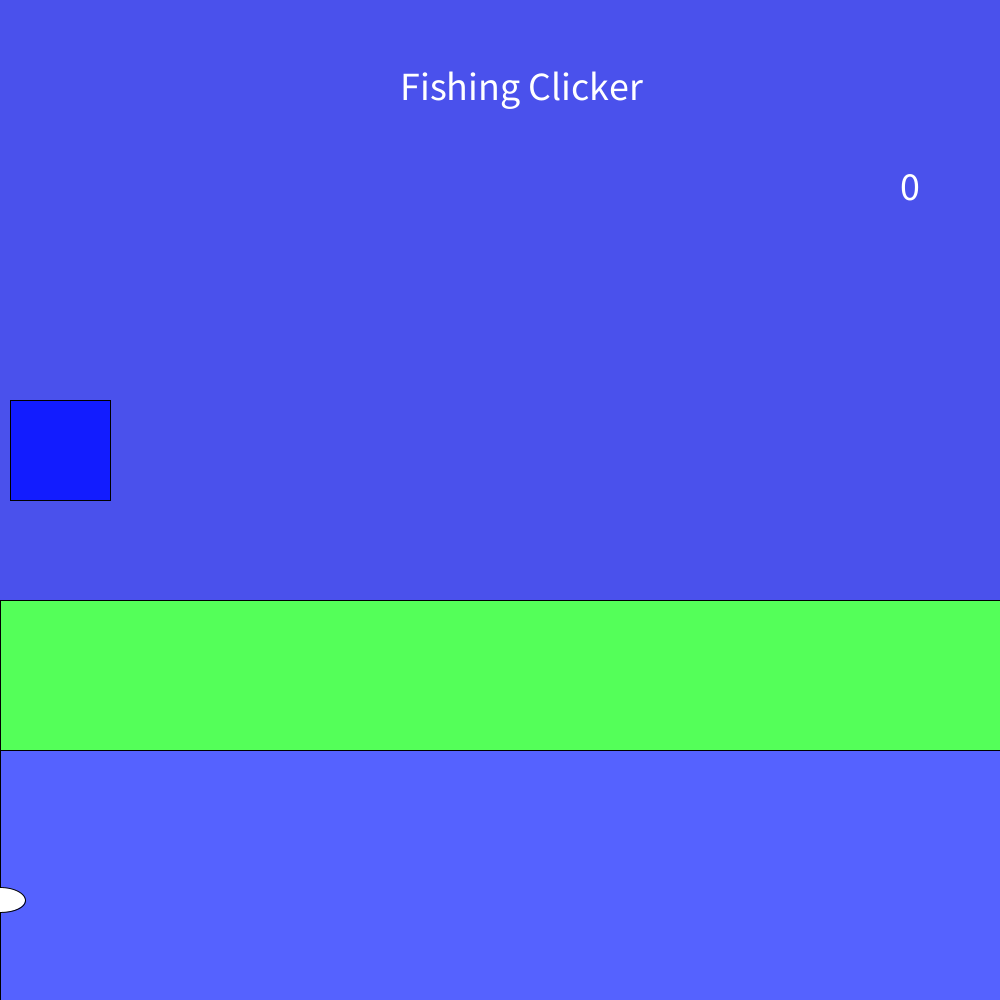
Frame 1 (no input)
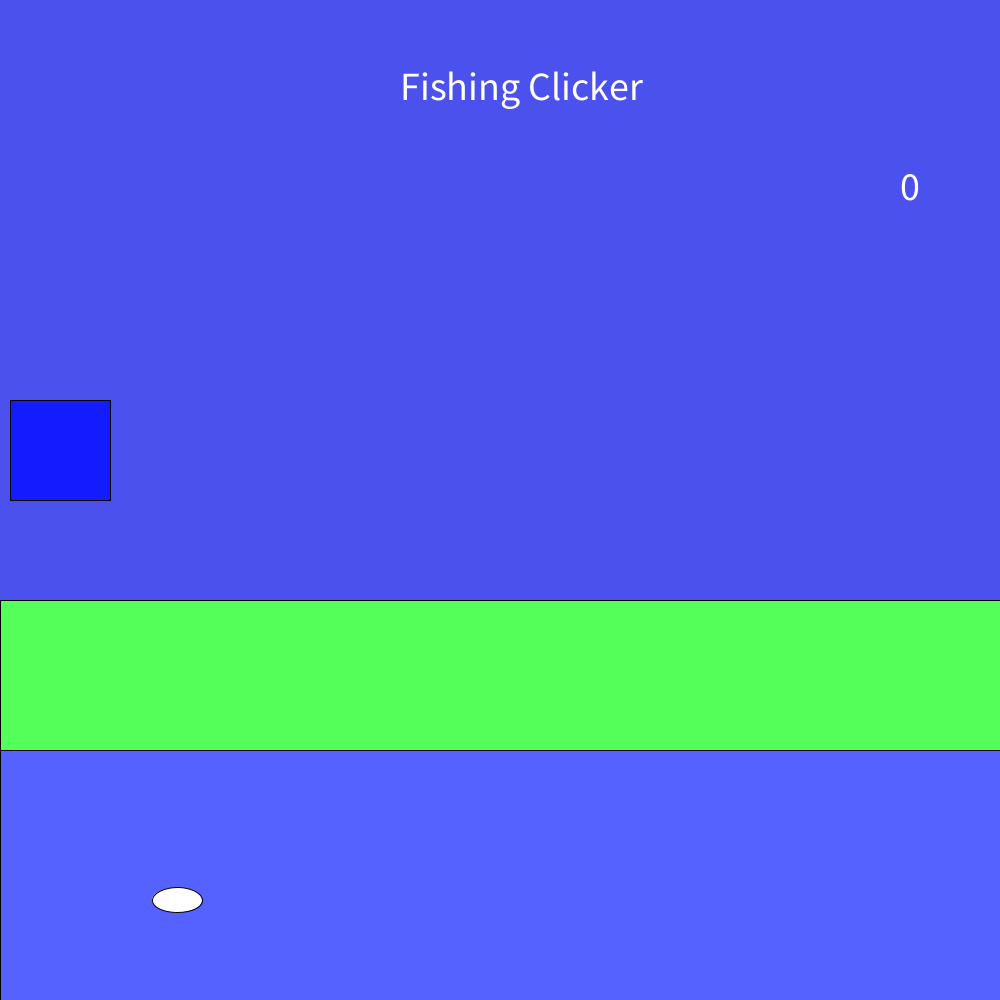
Frame 60 (the mouse pressed at the canvas centre just before this capture)
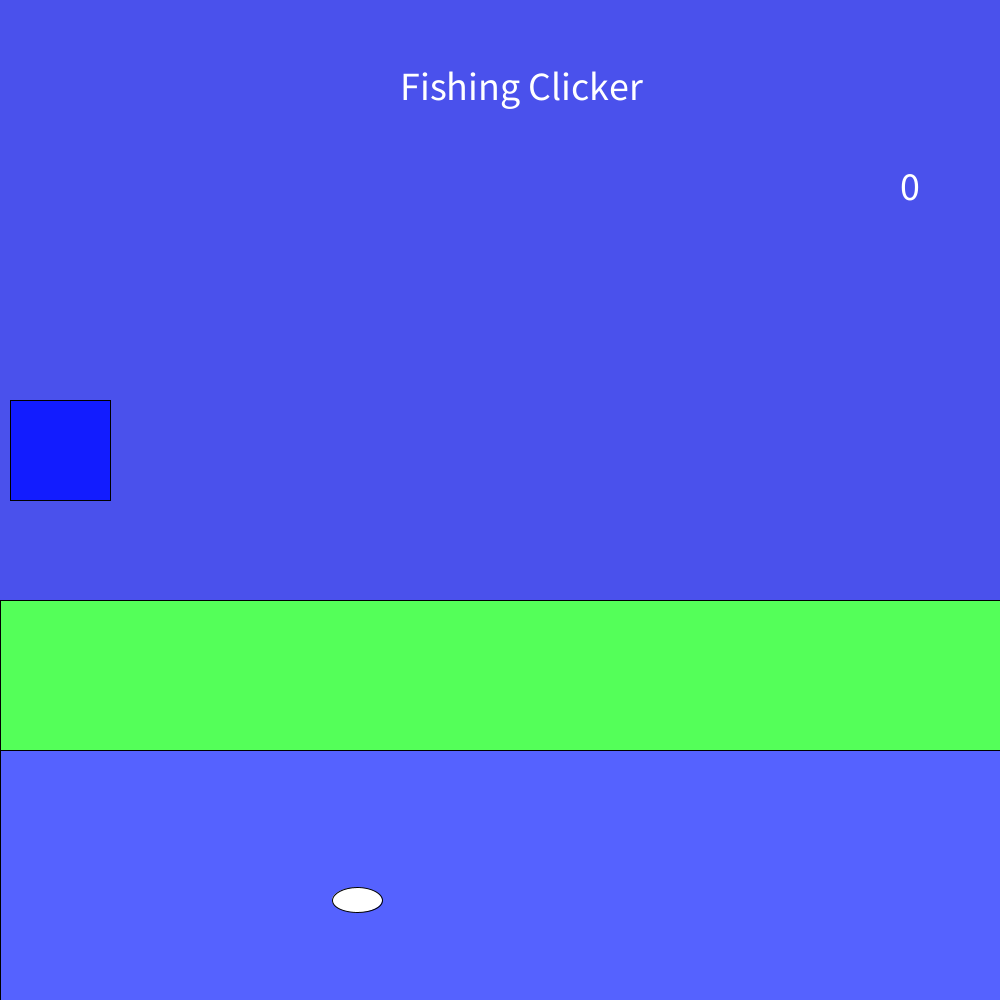
Frame 120 (the mouse held since frame 60 and released just before this capture)

The Processing sketch that drew these frames (run headless with seeded random() and noise(); from frame 60 on, the mouse is pressed at the canvas centre):

// Processing sketch: fish_clicker
// ── fish_clicker.pde
void setup()
{
  background(74, 81, 236);
  size(1000, 1000);
}
int timer=0;
int fish=0;
int fishX=0;
int fishY=900;
int move=0;
void draw()
{
  background(74, 81, 236);
  fill(84, 255, 89);

  rect(0, 600, 1000, 750);

  fill(85, 98, 255);

  rect(0, 750, 1000, 1000);

  fill(255, 255, 255);

  ellipse(fishX, fishY, 50, 25); 
  textSize(40);
  text("Fishing Clicker", 400, 100);
  text(fish, 900, 200);
  fill(18,28,255);
  rect(10,400,100,100);
  fishX=fishX+3;
  if (fishX>1000)
  {
    fishX=-0;
  }
}

void mousePressed()
{
  if (mouseX>fishX-25 && mouseX<fishX+25 && mouseY>fishY-13 && mouseY<fishY+13)
  {
    fish=fish+1;
  }
}
